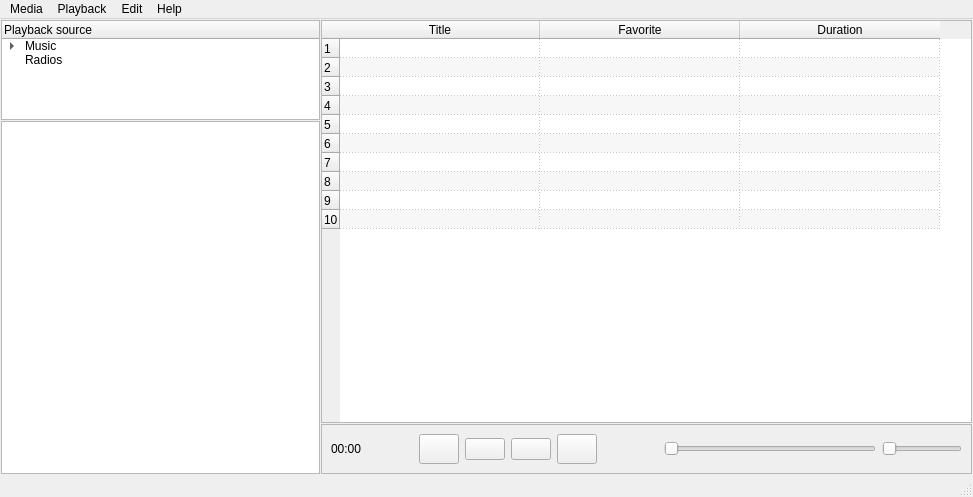
<?xml version="1.0" encoding="UTF-8"?>
<ui version="4.0">
 <class>MainWindow</class>
 <widget class="QMainWindow" name="MainWindow">
  <property name="geometry">
   <rect>
    <x>0</x>
    <y>0</y>
    <width>973</width>
    <height>497</height>
   </rect>
  </property>
  <property name="windowTitle">
   <string>Woofer</string>
  </property>
  <widget class="QWidget" name="centralwidget">
   <layout class="QGridLayout" name="gridLayout">
    <property name="leftMargin">
     <number>1</number>
    </property>
    <property name="topMargin">
     <number>1</number>
    </property>
    <property name="rightMargin">
     <number>1</number>
    </property>
    <property name="bottomMargin">
     <number>1</number>
    </property>
    <item row="0" column="0">
     <widget class="QSplitter" name="splitter">
      <property name="orientation">
       <enum>Qt::Horizontal</enum>
      </property>
      <property name="handleWidth">
       <number>1</number>
      </property>
      <widget class="QWidget" name="">
       <layout class="QVBoxLayout" name="verticalLayout_2">
        <property name="spacing">
         <number>1</number>
        </property>
        <item>
         <widget class="QTreeWidget" name="treeWidget">
          <property name="maximumSize">
           <size>
            <width>16777215</width>
            <height>100</height>
           </size>
          </property>
          <property name="autoExpandDelay">
           <number>-1</number>
          </property>
          <property name="animated">
           <bool>true</bool>
          </property>
          <property name="headerHidden">
           <bool>false</bool>
          </property>
          <column>
           <property name="text">
            <string>Playback source</string>
           </property>
          </column>
          <item>
           <property name="text">
            <string>Music</string>
           </property>
           <property name="icon">
            <iconset resource="../icons.qrc">
             <normaloff>:/new/icons/icons/music-cd.png</normaloff>:/new/icons/icons/music-cd.png</iconset>
           </property>
           <item>
            <property name="text">
             <string>Folders</string>
            </property>
            <property name="icon">
             <iconset resource="../icons.qrc">
              <normaloff>:/new/icons/icons/folder.png</normaloff>:/new/icons/icons/folder.png</iconset>
            </property>
           </item>
           <item>
            <property name="text">
             <string>Playlists</string>
            </property>
            <property name="icon">
             <iconset resource="../icons.qrc">
              <normaloff>:/new/icons/icons/playlist.png</normaloff>:/new/icons/icons/playlist.png</iconset>
            </property>
           </item>
          </item>
          <item>
           <property name="text">
            <string>Radios</string>
           </property>
           <property name="icon">
            <iconset resource="../icons.qrc">
             <normaloff>:/new/icons/icons/radio.png</normaloff>:/new/icons/icons/radio.png</iconset>
           </property>
          </item>
         </widget>
        </item>
        <item>
         <widget class="QTreeView" name="treeView">
          <property name="sizePolicy">
           <sizepolicy hsizetype="Expanding" vsizetype="Expanding">
            <horstretch>0</horstretch>
            <verstretch>0</verstretch>
           </sizepolicy>
          </property>
         </widget>
        </item>
       </layout>
      </widget>
      <widget class="QWidget" name="">
       <layout class="QVBoxLayout" name="verticalLayout_3">
        <property name="spacing">
         <number>1</number>
        </property>
        <item>
         <widget class="QTableWidget" name="tableWidget">
          <property name="sizePolicy">
           <sizepolicy hsizetype="Expanding" vsizetype="Expanding">
            <horstretch>0</horstretch>
            <verstretch>0</verstretch>
           </sizepolicy>
          </property>
          <property name="editTriggers">
           <set>QAbstractItemView::NoEditTriggers</set>
          </property>
          <property name="tabKeyNavigation">
           <bool>false</bool>
          </property>
          <property name="alternatingRowColors">
           <bool>true</bool>
          </property>
          <property name="selectionMode">
           <enum>QAbstractItemView::SingleSelection</enum>
          </property>
          <property name="selectionBehavior">
           <enum>QAbstractItemView::SelectRows</enum>
          </property>
          <property name="gridStyle">
           <enum>Qt::DotLine</enum>
          </property>
          <property name="rowCount">
           <number>10</number>
          </property>
          <attribute name="horizontalHeaderDefaultSectionSize">
           <number>200</number>
          </attribute>
          <attribute name="verticalHeaderVisible">
           <bool>true</bool>
          </attribute>
          <attribute name="verticalHeaderDefaultSectionSize">
           <number>19</number>
          </attribute>
          <row/>
          <row/>
          <row/>
          <row/>
          <row/>
          <row/>
          <row/>
          <row/>
          <row/>
          <row/>
          <column>
           <property name="text">
            <string>Title</string>
           </property>
          </column>
          <column>
           <property name="text">
            <string>Favorite</string>
           </property>
          </column>
          <column>
           <property name="text">
            <string>Duration</string>
           </property>
          </column>
         </widget>
        </item>
        <item>
         <widget class="QFrame" name="frame">
          <property name="minimumSize">
           <size>
            <width>0</width>
            <height>0</height>
           </size>
          </property>
          <property name="frameShape">
           <enum>QFrame::StyledPanel</enum>
          </property>
          <property name="frameShadow">
           <enum>QFrame::Plain</enum>
          </property>
          <layout class="QVBoxLayout" name="verticalLayout">
           <property name="leftMargin">
            <number>0</number>
           </property>
           <property name="topMargin">
            <number>0</number>
           </property>
           <property name="rightMargin">
            <number>0</number>
           </property>
           <property name="bottomMargin">
            <number>0</number>
           </property>
           <item>
            <layout class="QHBoxLayout" name="horizontalLayout">
             <property name="leftMargin">
              <number>9</number>
             </property>
             <property name="topMargin">
              <number>9</number>
             </property>
             <property name="rightMargin">
              <number>9</number>
             </property>
             <property name="bottomMargin">
              <number>9</number>
             </property>
             <item>
              <widget class="QLabel" name="label">
               <property name="text">
                <string>00:00</string>
               </property>
              </widget>
             </item>
             <item>
              <widget class="QPushButton" name="repeatBtn">
               <property name="minimumSize">
                <size>
                 <width>30</width>
                 <height>30</height>
                </size>
               </property>
               <property name="text">
                <string/>
               </property>
               <property name="icon">
                <iconset resource="../icons.qrc">
                 <normaloff>:/new/icons/icons/media-repeat.png</normaloff>:/new/icons/icons/media-repeat.png</iconset>
               </property>
               <property name="iconSize">
                <size>
                 <width>16</width>
                 <height>16</height>
                </size>
               </property>
               <property name="flat">
                <bool>true</bool>
               </property>
              </widget>
             </item>
             <item>
              <spacer name="horizontalSpacer">
               <property name="orientation">
                <enum>Qt::Horizontal</enum>
               </property>
               <property name="sizeType">
                <enum>QSizePolicy::Fixed</enum>
               </property>
               <property name="sizeHint" stdset="0">
                <size>
                 <width>5</width>
                 <height>20</height>
                </size>
               </property>
              </spacer>
             </item>
             <item>
              <widget class="QPushButton" name="previousBtn">
               <property name="minimumSize">
                <size>
                 <width>30</width>
                 <height>30</height>
                </size>
               </property>
               <property name="text">
                <string/>
               </property>
               <property name="icon">
                <iconset resource="../icons.qrc">
                 <normaloff>:/new/icons/icons/media-previous.png</normaloff>:/new/icons/icons/media-previous.png</iconset>
               </property>
               <property name="iconSize">
                <size>
                 <width>24</width>
                 <height>24</height>
                </size>
               </property>
               <property name="flat">
                <bool>false</bool>
               </property>
              </widget>
             </item>
             <item>
              <widget class="QPushButton" name="playPauseBtn">
               <property name="sizePolicy">
                <sizepolicy hsizetype="Minimum" vsizetype="Fixed">
                 <horstretch>0</horstretch>
                 <verstretch>0</verstretch>
                </sizepolicy>
               </property>
               <property name="minimumSize">
                <size>
                 <width>0</width>
                 <height>0</height>
                </size>
               </property>
               <property name="text">
                <string/>
               </property>
               <property name="icon">
                <iconset resource="../icons.qrc">
                 <normaloff>:/new/icons/icons/media-play.png</normaloff>:/new/icons/icons/media-play.png</iconset>
               </property>
               <property name="iconSize">
                <size>
                 <width>32</width>
                 <height>32</height>
                </size>
               </property>
               <property name="flat">
                <bool>false</bool>
               </property>
              </widget>
             </item>
             <item>
              <widget class="QPushButton" name="stopBtn">
               <property name="sizePolicy">
                <sizepolicy hsizetype="Minimum" vsizetype="Fixed">
                 <horstretch>0</horstretch>
                 <verstretch>0</verstretch>
                </sizepolicy>
               </property>
               <property name="minimumSize">
                <size>
                 <width>0</width>
                 <height>0</height>
                </size>
               </property>
               <property name="text">
                <string/>
               </property>
               <property name="icon">
                <iconset resource="../icons.qrc">
                 <normaloff>:/new/icons/icons/media-stop.png</normaloff>:/new/icons/icons/media-stop.png</iconset>
               </property>
               <property name="iconSize">
                <size>
                 <width>32</width>
                 <height>32</height>
                </size>
               </property>
               <property name="flat">
                <bool>false</bool>
               </property>
              </widget>
             </item>
             <item>
              <widget class="QPushButton" name="nextBtn">
               <property name="minimumSize">
                <size>
                 <width>30</width>
                 <height>30</height>
                </size>
               </property>
               <property name="text">
                <string/>
               </property>
               <property name="icon">
                <iconset resource="../icons.qrc">
                 <normaloff>:/new/icons/icons/media-next.png</normaloff>:/new/icons/icons/media-next.png</iconset>
               </property>
               <property name="iconSize">
                <size>
                 <width>24</width>
                 <height>24</height>
                </size>
               </property>
               <property name="flat">
                <bool>false</bool>
               </property>
              </widget>
             </item>
             <item>
              <spacer name="horizontalSpacer_2">
               <property name="orientation">
                <enum>Qt::Horizontal</enum>
               </property>
               <property name="sizeType">
                <enum>QSizePolicy::Fixed</enum>
               </property>
               <property name="sizeHint" stdset="0">
                <size>
                 <width>5</width>
                 <height>20</height>
                </size>
               </property>
              </spacer>
             </item>
             <item>
              <widget class="QPushButton" name="shuffleBtn">
               <property name="minimumSize">
                <size>
                 <width>30</width>
                 <height>30</height>
                </size>
               </property>
               <property name="text">
                <string/>
               </property>
               <property name="icon">
                <iconset resource="../icons.qrc">
                 <normaloff>:/new/icons/icons/media-shuffle.png</normaloff>:/new/icons/icons/media-shuffle.png</iconset>
               </property>
               <property name="iconSize">
                <size>
                 <width>16</width>
                 <height>16</height>
                </size>
               </property>
               <property name="flat">
                <bool>true</bool>
               </property>
              </widget>
             </item>
             <item>
              <spacer name="horizontalSpacer_3">
               <property name="orientation">
                <enum>Qt::Horizontal</enum>
               </property>
               <property name="sizeType">
                <enum>QSizePolicy::Fixed</enum>
               </property>
               <property name="sizeHint" stdset="0">
                <size>
                 <width>10</width>
                 <height>20</height>
                </size>
               </property>
              </spacer>
             </item>
             <item>
              <widget class="QSlider" name="horizontalSlider">
               <property name="orientation">
                <enum>Qt::Horizontal</enum>
               </property>
               <property name="invertedAppearance">
                <bool>false</bool>
               </property>
               <property name="invertedControls">
                <bool>false</bool>
               </property>
              </widget>
             </item>
             <item>
              <widget class="QSlider" name="horizontalSlider_2">
               <property name="sizePolicy">
                <sizepolicy hsizetype="Preferred" vsizetype="Fixed">
                 <horstretch>0</horstretch>
                 <verstretch>0</verstretch>
                </sizepolicy>
               </property>
               <property name="maximumSize">
                <size>
                 <width>80</width>
                 <height>16777215</height>
                </size>
               </property>
               <property name="orientation">
                <enum>Qt::Horizontal</enum>
               </property>
              </widget>
             </item>
            </layout>
           </item>
          </layout>
         </widget>
        </item>
       </layout>
      </widget>
     </widget>
    </item>
   </layout>
  </widget>
  <widget class="QMenuBar" name="menubar">
   <property name="geometry">
    <rect>
     <x>0</x>
     <y>0</y>
     <width>973</width>
     <height>21</height>
    </rect>
   </property>
   <widget class="QMenu" name="menuFile">
    <property name="title">
     <string>Media</string>
    </property>
   </widget>
   <widget class="QMenu" name="menuPlayback">
    <property name="title">
     <string>Playback</string>
    </property>
   </widget>
   <widget class="QMenu" name="menuEdit">
    <property name="title">
     <string>Edit</string>
    </property>
   </widget>
   <widget class="QMenu" name="menuHelp">
    <property name="title">
     <string>Help</string>
    </property>
    <addaction name="actionAbout"/>
   </widget>
   <addaction name="menuFile"/>
   <addaction name="menuPlayback"/>
   <addaction name="menuEdit"/>
   <addaction name="menuHelp"/>
  </widget>
  <widget class="QStatusBar" name="statusbar"/>
  <action name="actionAbout">
   <property name="text">
    <string>About</string>
   </property>
  </action>
 </widget>
 <resources>
  <include location="../icons.qrc"/>
 </resources>
 <connections/>
</ui>
